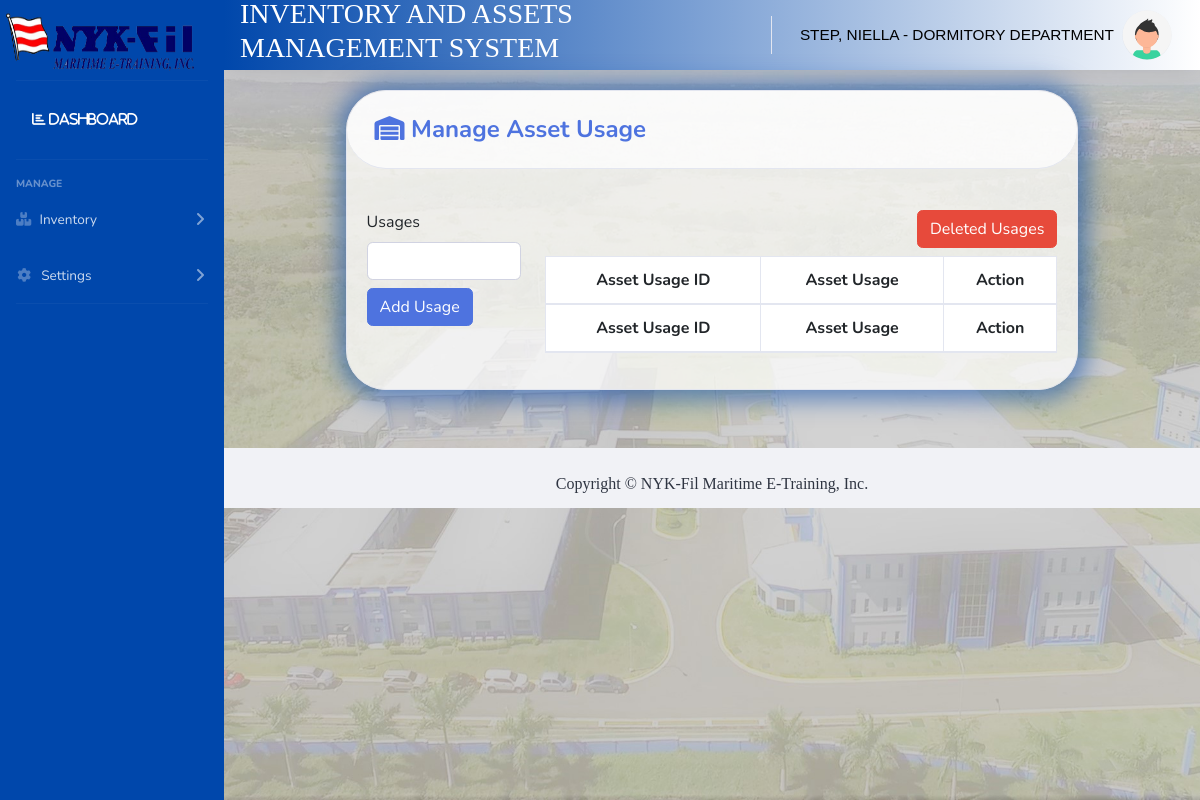
The app's page /pages/assetusage.php (signed in), older data.
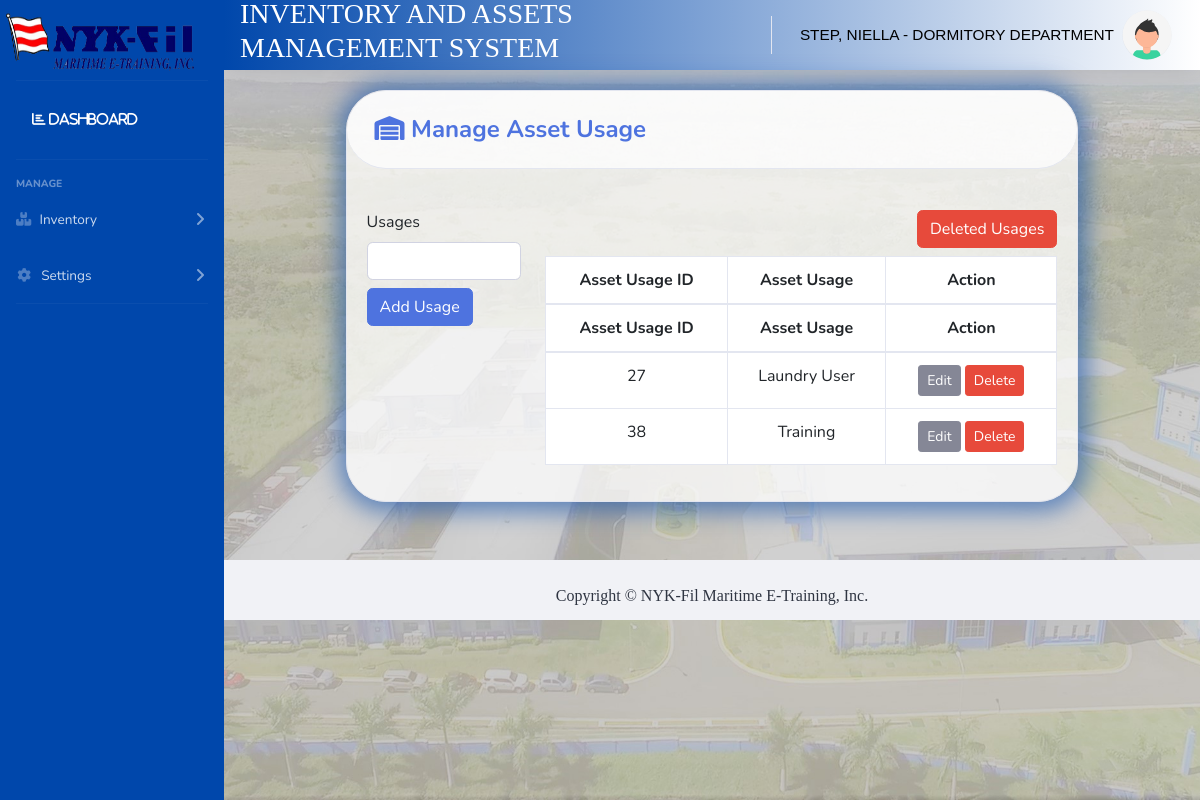
The same page, newer data.
### tables this page shows
CREATE TABLE `assetusage_tbl` (
  `assetusageid` int(11) NOT NULL,
  `assetusage` varchar(250) NOT NULL,
  `departmentid` int(11) NOT NULL,
  `usage_deleted` int(11) NOT NULL
);

### pages/assetusageclass.php (the view, shortened to what this page needs)
<?php
function populatetblassetusage($userlevelid , $userdeptid)
{
  try
  {
    include '../includes/dbcon.php';
    if($userlevelid == 2)
    {
      $statement = $conn->prepare("Select a.assetusageid,a.assetusage,a.usage_deleted,
                                    b.department from assetusage_tbl as a
                                    inner join department_tbl as b on a.departmentid=b.departmentid where a.departmentid = ".$userdeptid." and a.usage_deleted= 1 ");
    }
    $statement->execute();
    $result = $statement->get_result();
          while($row = $result->fetch_assoc())
          {
              echo "<tr>";
              echo "<td>".$row["assetusageid"]."</td>";
              echo "<td>".$row["assetusage"]."</td>";
              echo "<td>
              <a class='btn btn-secondary btn-sm edit_btn' style='color:white;'>
              Edit
              </a>
              <a class='btn btn-danger btn-sm ' onclick='return checkdelete()' href='assetusagedelete.php?id=".$row["assetusageid"]."' style='color:white;'>
              Delete
              </a>
              </td>";
              echo "</tr>";
          }
  }
  catch (\Exception $e)
  {
  }
}
?>

### pages/assetusage.php (shortened to what this page needs)
<?php include 'assetusageclass.php'; ?>
<!DOCTYPE html>
<html lang="en">
<head>
    <?php include 'head.php'; ?>
</head>
<body>
    <?php include '../includes/navbar.php'; ?>
    <div class="container-fluid mt-3" style="max-width: 80%">
        <div class="card" style="background-color: #ffffffba;background-clip: border-box;border-radius: 2.5rem;margin-bottom: 10px;-webkit-box-shadow: 1px 1px 23px 9px rgba(0,0,0,0.75);-moz-box-shadow: 1px 1px 23px 9px rgba(0,0,0,0.75);box-shadow: 1px 1px 23px 9px rgb(0 71 171 / 55%);">
            <div class="card-header py-3" style="background-color: #ffffffba;background-clip: border-box;border-radius: 2.5rem;margin-bottom: 5px;">
                <h4 class="m-2 font-weight-bold text-primary"><i class="fa fa-warehouse"></i>&nbsp;Manage Asset Usage</h4>
            </div>
            <div class="card-body">
                <div class="row">
                    <div class="mt-3 col-md-3">
                        <div class="form-group">
                            <div class="form-row">
                                <div class="col-md-12">
                                    <form action="#" method="POST" onsubmit="return confirm('Are you sure you want to add usage?');">
                                        <label class="label">Usages</label>
                                        <input class="form-control" type="text" name="txtusage" required>
                                        <input class="mt-2 btn btn-primary" type="submit" name="btnaddusage" id="btnaddusage" value="Add Usage">
                                    </form>
                                </div>
                            </div>
                        </div>
                    </div>
                    <div class="mt-3 col-md-9 table-responsive" style="overflow-y:auto;max-height:650px;">
                        <div class="row">
                            <div class="col-md-8 ">
                            </div>
                            <div class="col-md-4 mb-2 d-flex justify-content-end">
                                <button type="button" data-toggle="modal" data-target="#deletedcatmodal" class="btn btn-danger">Deleted Usages</button>
                            </div>
                        </div>
                        <table id="example" class="table table-bordered border-primary table-hover text-center display" style="width:100%;">
                            <thead class="bg-primary border-primary">
                                <tr>
                                    <th>Asset Usage ID</th>
                                    <th>Asset Usage</th>
                                    <th>Action</th>
                                </tr>
                            </thead>
                            <tbody>
                                <?php populatetblassetusage($userlevelid, $userdeptid); ?>
                            </tbody>
                        </table>
                    </div>
                </div>
            </div>
        </div>
    </div>
    <?php include '../includes/footer.php'; ?>
</body>
</html>

### pages/head.php (shortened to what this page needs)
<link href="https://cdn.jsdelivr.net/npm/bootstrap@5.3.0-alpha1/dist/css/bootstrap.min.css" rel="stylesheet">
<link href="../sbadmintemplate2/vendor/fontawesome-free/css/all.min.css" rel="stylesheet" type="text/css">
<link href="../sbadmintemplate2/css/sb-admin-2.min.css" rel="stylesheet">
<link href="../sbadmintemplate2/vendor/datatables/dataTables.bootstrap4.min.css" rel="stylesheet">

### includes/navbar.php (shortened to what this page needs)
<?php
$userfullname = $_SESSION["name"];
$userdepartment = $_SESSION["department"];
?>
<body>
    <div id="wrapper" style="background-color: #0047AB;">
        <ul class="navbar-nav  sidebar sidebar-dark accordion" id="accordionSidebar">
            <img class="navbar-brand" src="/netiinv/img/neti.png" height="80" width="200">
            <hr class="sidebar-divider my-0">
            <li class="nav-item active">
                <a class="nav-link" href="/netiinv/pages/dashboard.php">
                    <i class="nav-link collapsed text-white, fas fa-chart-bar" id="menudashboard" href="/netiinv/modules/pages/dashboard.php"> Dashboard</i></a>
            </li>
            <hr class="sidebar-divider">
            <div class="sidebar-heading">
                Manage
            </div>
            <li class="nav-item">
                <a class="nav-link collapsed" href="#" data-toggle="collapse" data-target="#collapseUtilities1" aria-expanded="true" aria-controls="collapseUtilities">
                <i class="fa-sharp fa-solid fa-boxes-stacked"></i>
                    <span>Inventory</span>
                </a>
            </li>
            <li class="nav-item" id="linktosettings">
                <a class="nav-link collapsed" href="#" data-toggle="collapse" data-target="#collapseUtilities" aria-expanded="true" aria-controls="collapseUtilities">
                    <i class="fas fa-fw fa-gear"></i>
                    <span>Settings</span>
                </a>
            </li>
            <hr class="sidebar-divider d-none d-md-block">
        </ul>
        <div id="content-wrapper" class="d-flex flex-column">
            <div id="content">
                <nav class="navbar navbar-expand navbar-light mb-1 topbar static-top shadow" id="topnav" >
                   <div class="container-fluid">
                   <h3 style="font-family:Cambria, Cochin, Georgia, Times, 'Times New Roman', serif">Inventory and Assets Management System</h3>
                   </div>
                    <ul class="navbar-nav ml-auto">
                        <li class="nav-item dropdown no-arrow">
                            <a class="nav-link dropdown-toggle" href="#" id="userDropdown" role="button" data-toggle="dropdown" aria-haspopup="true" aria-expanded="false">
                                <span class="mr-2 d-none d-lg-inline  small" style="color:black;"><?php echo " " . $userfullname . " - " . $userdepartment; ?></span>
                                <img class="img-profile rounded-circle" src="/netiinv/img/avatar1.svg" style="height:50px;width:50px;">
                            </a>
                        </li>
                    </ul>
                </nav>
                </div>
</body>

### includes/footer.php (shortened to what this page needs)
<div class="mt-5 footer container-fluid">
  <label class="mt-4 label">Copyright © NYK-Fil Maritime E-Training, Inc.</label>
</div>

### pages/head.php (style rules this page uses)
table,th,td { color:black; }

### includes/navbar.php (style rules this page uses)
#wrapper #content-wrapper { background-image: url(../img/back.jpg); height: 100vh; margin: 0; background-position: center; background-repeat: no-repeat; background-size: cover; }
#topnav { width: 100%; height: 70px; outline: none; border: none; background-image: linear-gradient(to right , #0047AB, #ffffff,#ffffff); background-size: 200%; font-size: 1.2rem; color: #fff; font-family: 'Poppins', sans-serif; text-transform: uppercase; transition: .5s; }
thead { position: sticky; top: 0; background-color: #f1f1f1; }

### includes/footer.php (style rules this page uses)
.footer { top: auto; bottom: 0; width: 100%; text-align: center; font-family: 'Calibri'; background-color: #f1f2f6; color: #2f3542; height: 60px; }

Row changes from the older to the newer data that the page shows:
added assetusage_tbl: assetusageid "27", assetusage "Laundry User"
added assetusage_tbl: assetusageid "38", assetusage "Training"
